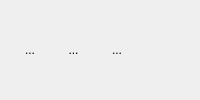
     <widget class="QWidget" name="displaypage">
      <layout class="QVBoxLayout" name="verticalLayout_3">
       <item>
        <layout class="QHBoxLayout" name="horizontalLayout">
         <property name="topMargin">
          <number>0</number>
         </property>
         <item>
          <widget class="QToolButton" name="toolButton_3">
           <property name="sizePolicy">
            <sizepolicy hsizetype="Preferred" vsizetype="Preferred">
             <horstretch>100</horstretch>
             <verstretch>100</verstretch>
            </sizepolicy>
           </property>
           <property name="font">
            <font>
             <kerning>true</kerning>
            </font>
           </property>
           <property name="autoFillBackground">
            <bool>true</bool>
           </property>
           <property name="text">
            <string>...</string>
           </property>
           <property name="icon">
            <iconset resource="Orayta.qrc">
             <normaloff>:/Icons/zoom-in.png</normaloff>:/Icons/zoom-in.png</iconset>
           </property>
           <property name="iconSize">
            <size>
             <width>50</width>
             <height>50</height>
            </size>
           </property>
           <property name="autoRaise">
            <bool>true</bool>
           </property>
          </widget>
         </item>
         <item>
          <widget class="QToolButton" name="toolButton_2">
           <property name="sizePolicy">
            <sizepolicy hsizetype="Preferred" vsizetype="Preferred">
             <horstretch>100</horstretch>
             <verstretch>100</verstretch>
            </sizepolicy>
           </property>
           <property name="autoFillBackground">
            <bool>true</bool>
           </property>
           <property name="text">
            <string>...</string>
           </property>
           <property name="icon">
            <iconset resource="Orayta.qrc">
             <normaloff>:/Icons/zoom-out.png</normaloff>:/Icons/zoom-out.png</iconset>
           </property>
           <property name="iconSize">
            <size>
             <width>50</width>
             <height>50</height>
            </size>
           </property>
           <property name="autoRaise">
            <bool>true</bool>
           </property>
          </widget>
         </item>
         <item>
          <widget class="QToolButton" name="toolButton_6">
           <property name="sizePolicy">
            <sizepolicy hsizetype="Preferred" vsizetype="Preferred">
             <horstretch>100</horstretch>
             <verstretch>100</verstretch>
            </sizepolicy>
           </property>
           <property name="autoFillBackground">
            <bool>true</bool>
           </property>
           <property name="text">
            <string>...</string>
           </property>
           <property name="icon">
            <iconset resource="Orayta.qrc">
             <normaloff>:/Icons/arrow-up.png</normaloff>:/Icons/arrow-up.png</iconset>
           </property>
           <property name="iconSize">
            <size>
             <width>50</width>
             <height>50</height>
            </size>
           </property>
           <property name="autoRaise">
            <bool>true</bool>
           </property>
          </widget>
         </item>
         <item>
          <widget class="QLabel" name="titlelbl">
           <property name="text">
            <string/>
           </property>
          </widget>
         </item>
         <item>
          <spacer name="horizontalSpacer_6">
           <property name="orientation">
            <enum>Qt::Horizontal</enum>
           </property>
           <property name="sizeHint" stdset="0">
            <size>
             <width>40</width>
             <height>20</height>
            </size>
           </property>
          </spacer>
         </item>
        </layout>
       </item>
      </layout>
     </widget>
